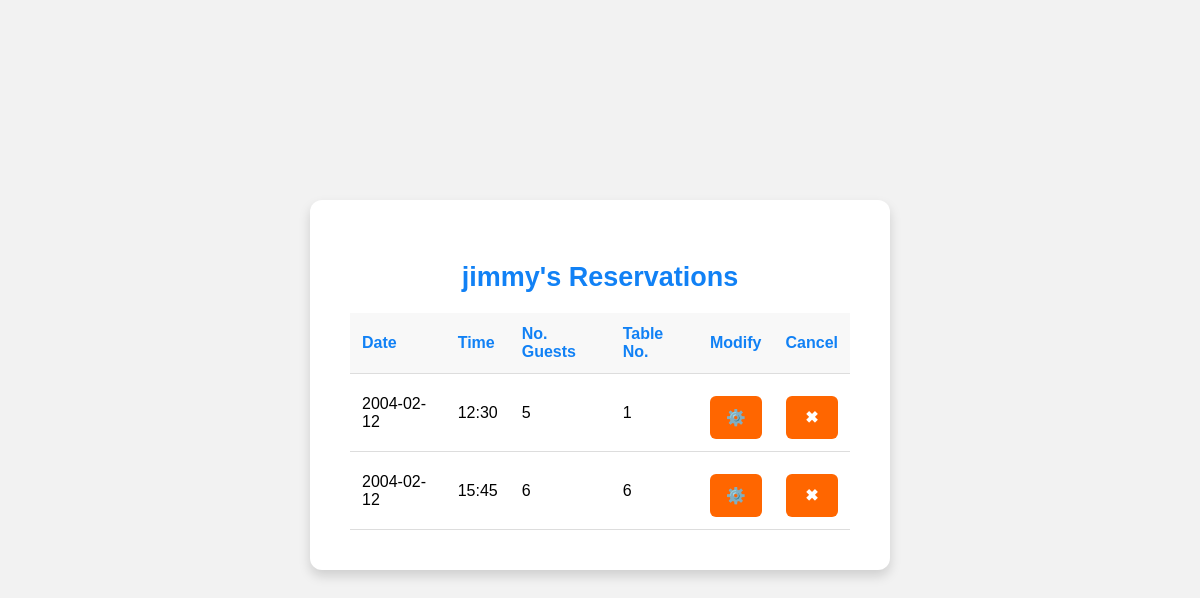
/myReservations (signed in), run on an earlier commit of the app's database.
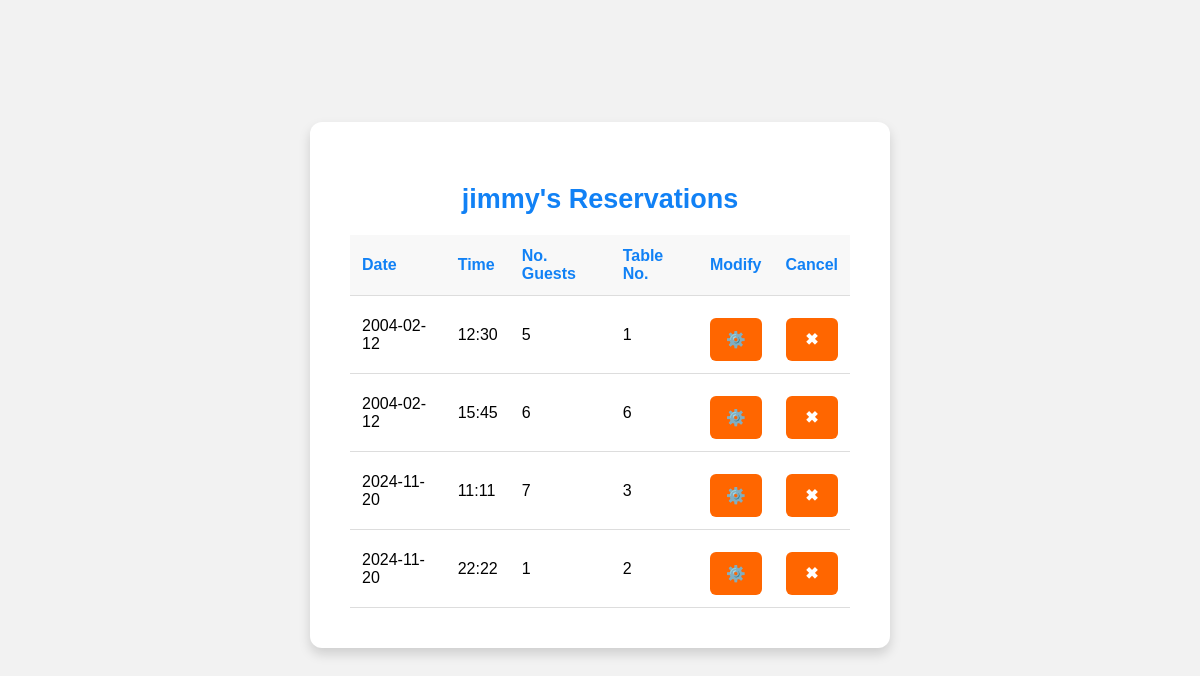
And on a later commit of the database.
### tables this page shows
CREATE TABLE `Account` (
  `AccountID` INTEGER PRIMARY KEY AUTOINCREMENT,
  `AccountFN` varchar(50) NOT NULL,
  `AccountLN` varchar(50) NOT NULL,
  `AccountType` varchar(20) NOT NULL,
  `AccountEmail` varchar(100) NOT NULL UNIQUE,
  `AccountPhoneNo` varchar(15) NOT NULL UNIQUE,
  `AccountCreatedDate` date NOT NULL,
  `PasswordHash` char(64) NOT NULL);

CREATE TABLE `Reservation` (
  `ResID` INTEGER PRIMARY KEY AUTOINCREMENT,
  `ResDate` date NOT NULL,
  `ResTime` varchar(10) NOT NULL,
  `ResNoGuests` int NOT NULL,
  `TimeCreated` varchar(10) NOT NULL,
  `TimeUpdated` varchar(20) NOT NULL,
  `ResStatus` varchar(20) DEFAULT NULL,
  `TableID` int NOT NULL,
  `ResOwner` int NOT NULL,
  FOREIGN KEY (TableID) REFERENCES Seating(TableID),
  FOREIGN KEY (ResOwner) REFERENCES Account(AccountID)
);

### app.py (the view, shortened to what this page needs)
@app.route('/myReservations', methods=['GET', 'POST'])
def my_reservations():
    db = Database()
    name = db.get_name_from_email(session['email'])[0]
    reservations = db.get_user_reservations(session['email'])
    return render_template('myReservations.html', name = name, reservations = reservations)

### database.py (called while the page is built)
    def __del__(self):
        self.cursor.close()

    def get_name_from_email(self, email: str) -> tuple:
        command = """
        SELECT AccountFN, AccountLN
        FROM Account
        WHERE AccountEmail = ?
        """
        params = (email,)
        self.cursor.execute(command, params)
        return self.cursor.fetchone()

    def get_user_reservations(self, email: str):
        command = """
        SELECT r.ResDate, r.ResTime, r.ResNoGuests, r.TableID, r.ResID
        FROM Account a, Reservation r
        WHERE r.ResOwner = a.AccountID
        AND a.AccountEmail = ?
        AND ResStatus IN ("scheduled", "ready", "checked_in", "finished")
        ORDER BY r.Resdate ASC, r.ResTime ASC
        """
        params = (email,)
        self.cursor.execute(command, params)
        results = self.cursor.fetchall()
        if len(results) <= 0:
            return None
        return results

### templates/myReservations.html (shortened to what this page needs)
<!DOCTYPE html>
<html lang="en">
<head>
</head>
<body>
    <div class="table-container">
        <h2>{{ name }}'s Reservations</h2>
        {% if reservations %}
        <table id="reservation-table">
            <thead>
                <tr>
                    <th>Date</th>
                    <th>Time</th>
                    <th>No. Guests</th>
                    <th>Table No.</th>
                    <th>Modify</th>
                    <th>Cancel</th>
                </tr>
            </thead>
            <tbody id="reservation-table-body">
                {% for row in reservations %}
                    <tr>
                        <td>{{ row[0] }}</td>
                        <td>{{ row[1] }}</td>
                        <td>{{ row[2] }}</td>
                        <td>{{ row[3] }}</td>
                        <td>
                            <form action="/reservation" method="POST" style="display:inline;">
                                <button type="submit">⚙️</button>
                            </form>
                        </td>
                        <td>
                            <form action="/myReservations" method="POST" style="display:inline;" onsubmit="return confirmCancel();">
                                <button type="submit">✖</button>
                            </form>
                        </td>
                    </tr>
                {% endfor %}
            </tbody>
        </table>
        {% else %}
        <h4>No upcoming reservations. Schedule one!</h4>
        {% endif %}
    </div>
</body>
</html>

### templates/myReservations.html (style rules this page uses)
body { display: flex; justify-content: center; align-items: center; height: 100vh; margin: 0; font-family: Arial, sans-serif; background-color: #f2f2f2; }
.form-container, .table-container { background-color: #ffffff; padding: 40px; border-radius: 12px; box-shadow: 0 6px 12px rgba(0, 0, 0, 0.15); width: 500px; max-width: 90%; margin-bottom: 30px; }
h2 { color: #1181f5; text-align: center; margin-bottom: 20px; font-size: 27px; }
button { width: 100%; padding: 12px; background-color: #ff6600; color: #ffffff; border: none; border-radius: 6px; font-size: 16px; font-weight: bold; cursor: pointer; transition: background-color 0.3s; margin-top: 10px; }
.table-container table { width: 100%; border-collapse: collapse; margin-top: 20px; }
.table-container th, .table-container td { padding: 12px; text-align: left; border-bottom: 1px solid #dddddd; }
.table-container th { background-color: #f8f8f8; color: #1181f5; }

What changed in the data, as far as the page shows it:
added Reservation: ResDate "2024-11-20", ResTime "11:11", ResNoGuests "7", TableID "3"
added Reservation: ResDate "2024-11-20", ResTime "22:22", ResNoGuests "1", TableID "2"
